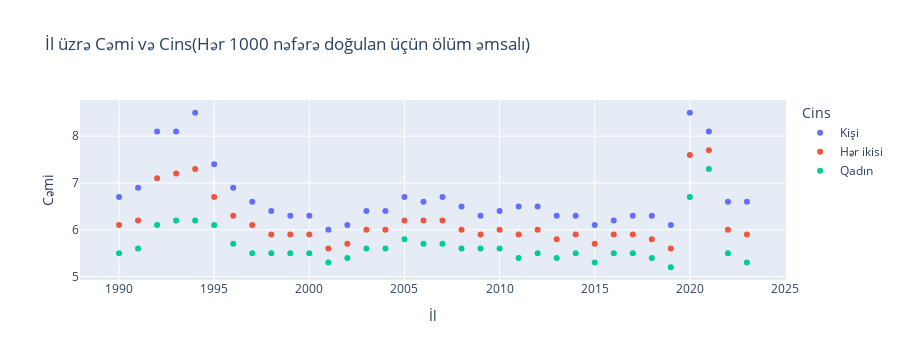

The notebook cell this image was saved under:
### Markdown cell above
### Analiz nəticələri(Ölüm Əmsalı)
Qrafikdən əldə edilən nəticələr Azərbaycanda ölüm əmsalının zamanla müəyyən dəyişikliklərə məruz qaldığını göstərir.
Ölüm sayı analizində görülən 1992 ildəki müharibədə olduğu kimi burada da görünür,1994 cü ildən sonra ölüm əmsalları azalmağa başlayıb bu da zaman 
keçdikcə tibb sahəsindəki inkişafı dəyərləndirdiyimizi göstərir,ümumiyyətlə kişilərin qadınlardan daha çox artımda olduğu bəllidir ümumdünya tendensiya 
da eyni ilə bu şəkildədir

### Code cell
fig = px.scatter(data_frame=cins_yas_emsal_pro, 
                 x='İl', 
                 y='Cəmi', 
                 color='Cins', 
                 title='İl üzrə Cəmi və Cins(Hər 1000 nəfərə doğulan üçün ölüm əmsalı)')

fig.show()

### Figure 1 — Plotly figure (JSON) as saved in the notebook; plotly's stock layout.template omitted (floating-point values rounded to 4 significant figures)
{"data": [{"hovertemplate": "Cins=Kişi<br>İl=%{x}<br>Cəmi=%{y}<extra></extra>", "legendgroup": "Kişi", "marker": {"color": "#636efa", "symbol": "circle"}, "mode": "markers", "name": "Kişi", "orientation": "v", "showlegend": true, "type": "scatter", "x": [2021, 2000, 1996, 2001, 2002, 2014, 2008, 2023, 1998, 2006, 1991, 1995, 2012, 2017, 2019, 2007, 1990, 2004, 2010, 1993, 2015, 1999, 2011, 2016, 1997, 2020, 1992, 2022, 2018, 2005, 2009, 2013, 2003, 1994], "xaxis": "x", "y": [8.1, 6.3, 6.9, 6, 6.1, 6.3, 6.5, 6.6, 6.4, 6.6, 6.9, 7.4, 6.5, 6.3, 6.1, 6.7, 6.7, 6.4, 6.4, 8.1, 6.1, 6.3, 6.5, 6.2, 6.6, 8.5, 8.1, 6.6, 6.3, 6.7, 6.3, 6.3, 6.4, 8.5], "yaxis": "y"}, {"hovertemplate": "Cins=Hər ikisi<br>İl=%{x}<br>Cəmi=%{y}<extra></extra>", "legendgroup": "Hər ikisi", "marker": {"color": "#EF553B", "symbol": "circle"}, "mode": "markers", "name": "Hər ikisi", "orientation": "v", "showlegend": true, "type": "scatter", "x": [2000, 2006, 1991, 1998, 1992, 1995, 2005, 1999, 2010, 2001, 2015, 1994, 2014, 2003, 2017, 2023, 2009, 1996, 2013, 2011, 2020, 2016, 1990, 1993, 2004, 2007, 1997, 2018, 2012, 2008, 2021, 2019, 2022, 2002], "xaxis": "x", "y": [5.9, 6.2, 6.2, 5.9, 7.1, 6.7, 6.2, 5.9, 6, 5.6, 5.7, 7.3, 5.9, 6, 5.9, 5.9, 5.9, 6.3, 5.8, 5.9, 7.6, 5.9, 6.1, 7.2, 6, 6.2, 6.1, 5.8, 6, 6, 7.7, 5.6, 6, 5.7], "yaxis": "y"}, {"hovertemplate": "Cins=Qadın<br>İl=%{x}<br>Cəmi=%{y}<extra></extra>", "legendgroup": "Qadın", "marker": {"color": "#00cc96", "symbol": "circle"}, "mode": "markers", "name": "Qadın", "orientation": "v", "showlegend": true, "type": "scatter", "x": [1993, 2017, 2018, 1992, 2001, 2012, 1999, 2021, 2008, 2005, 1998, 2013, 1996, 2007, 2006, 2016, 2003, 2002, 1995, 2010, 2022, 2009, 1997, 2014, 2020, 2000, 2015, 1994, 2019, 2011, 1990, 2004, 1991, 2023], "xaxis": "x", "y": [6.2, 5.5, 5.4, 6.1, 5.3, 5.5, 5.5, 7.3, 5.6, 5.8, 5.5, 5.4, 5.7, 5.7, 5.7, 5.5, 5.6, 5.4, 6.1, 5.6, 5.5, 5.6, 5.5, 5.5, 6.7, 5.5, 5.3, 6.2, 5.2, 5.4, 5.5, 5.6, 5.6, 5.3], "yaxis": "y"}], "layout": {"height": 360, "legend": {"title": {"text": "Cins"}, "tracegroupgap": 0}, "title": {"text": "İl üzrə Cəmi və Cins(Hər 1000 nəfərə doğulan üçün ölüm əmsalı)"}, "xaxis": {"anchor": "y", "autorange": true, "domain": [0, 1], "range": [1988.0, 2025.0], "title": {"text": "İl"}, "type": "linear"}, "yaxis": {"anchor": "x", "autorange": true, "domain": [0, 1], "range": [4.928, 8.772], "title": {"text": "Cəmi"}, "type": "linear"}}}
